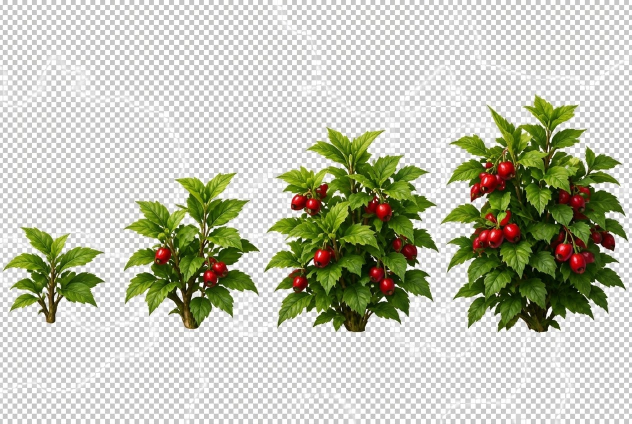
#> input picture minecraft/sweet-berry-reference/growth.jpg, 1264 x 848 px, found by its file name (shown at 1/2 size)
$ python prepare_sweet_berries.py
#> lines starting #> are read from the running program, lines starting #| are printed output that depends on the picture; after the words box and inside, x2 and y2 are one past the last pixel; in counts of white or black regions, pixels touching at a corner belong together
#!/usr/bin/env python3
"""Prepare all four sweet-berry-bush stages from the supplied JPG.

Run from the repository root. Requires Pillow, numpy and scipy. The apparent
checkerboard is baked into the JPEG, not transparency; its neutral colours are
removed with an approximate chroma matte. The vanilla item is not changed.
"""
from pathlib import Path
import numpy as np
from scipy.ndimage import binary_dilation, distance_transform_edt, label
from PIL import Image, ImageOps

SOURCE = Path('minecraft/sweet-berry-reference/growth.jpg')
BLOCKS = Path('minecraft/realistic-dirt/textures/blocks')
SIZE = 512
CROPS = {0: (0, 430, 222, 670), 1: (225, 330, 524, 674),
         2: (525, 240, 883, 680), 3: (884, 175, 1264, 680)}
HEIGHTS = {0: 256, 1: 372, 2: 440, 3: 496}


def prepare_stage(stage):
#> called with stage = 0
    with Image.open(SOURCE) as source:
#> source is the input picture: PIL image 1264x848 RGB; mean R, G, B 191.2, 194.1, 176.4
        image = ImageOps.exif_transpose(source).convert('RGB')
        if image.size != (1264, 848):
            raise ValueError('Expected the supplied 1264x848 JPEG')
        rgb = np.asarray(image.crop(CROPS[stage]), dtype=np.float32)
    # The pale grey/white checker is nearly neutral. Strongly coloured
    # foliage, berries, and dark branches are foreground seeds.
    high, low = rgb.max(axis=2), rgb.min(axis=2)
    chroma = high - low
    seed = ((chroma >= 28) & (low < 200)) | (high < 160)
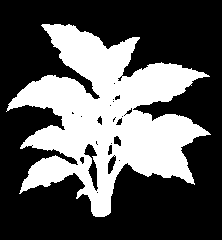
#> seed: shape (240, 222) bool; 35.3% white; 1 white region, box (x1, y1, x2, y2) and area: (6, 24, 211, 217) 18817
    if not np.any(seed):
        raise ValueError(f'No foreground for stage {stage}')
    distance, nearest = distance_transform_edt(~seed, return_indices=True)
    nearest_rgb = rgb[nearest[0], nearest[1]]
    nearest_chroma = np.maximum(nearest_rgb.max(axis=2) - nearest_rgb.min(axis=2), 16)
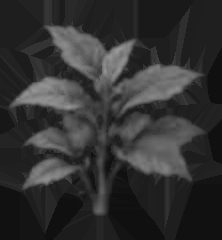
#> nearest_chroma: shape (240, 222) float32; min 16, max 154, mean 49.4
    alpha = np.clip((chroma - 3.0) / np.maximum(nearest_chroma - 3.0, 1), 0, 1)
    alpha = np.where(high < 170, 1, alpha)
    alpha = np.where(seed, 1, alpha)
    alpha = np.where(distance <= 8, alpha, 0)
    # Decontaminate pale checkerboard colours in semi-transparent edge pixels.
    mix = np.clip((alpha - .85) / .15, 0, 1)[..., None]
    color = np.clip(rgb * mix + nearest_rgb * (1 - mix), 0, 255)
    # JPEG can bake a pale fringe into otherwise solid edge pixels. Replace
    # those near-neutral edge colours with nearby strongly coloured foliage;
    # saturated red berries and inner leaf highlights keep their original RGB.
    core = seed & (high < 170) & (chroma > 35)
#> core: shape (240, 222) bool; 29.2% white; 12 white regions (11 under 20 px), largest, box (x1, y1, x2, y2) and area: (7, 25, 207, 217) 15547
    if np.any(core):
        core_indices = distance_transform_edt(~core, return_distances=False, return_indices=True)
        core_rgb = rgb[core_indices[0], core_indices[1]]
        edge_distance = distance_transform_edt(alpha > .8)
        strength = (np.clip((low - 100) / 65, 0, 1) *
                    np.clip((3 - edge_distance) / 2, 0, 1))[..., None]
        color = color * (1 - strength) + core_rgb * strength
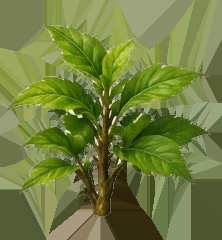
#> color: shape (240, 222, 3) float64; mean R, G, B 113.3, 126.5, 64.4
    rgba = np.dstack((np.rint(color).astype(np.uint8), np.rint(alpha * 255).astype(np.uint8)))
    # Remove stray, disconnected pixels or neighbour slivers at crop edges,
    # keeping the translucent border around the largest bush component.
    labels, count = label(alpha >= .38, structure=np.ones((3, 3), dtype=np.uint8))
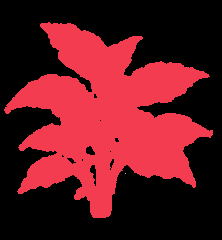
#> labels: shape (240, 222) int32; 3 distinct labels, from 0 to 2; one colour per label, 0 black
#> count = 2
    if not count:
        raise ValueError(f'No connected bush in stage {stage}')
    sizes = np.bincount(labels.ravel())
#> sizes = [32444, 20835, 1]
    sizes[0] = 0
    keep = binary_dilation(labels == int(np.argmax(sizes)), structure=np.ones((5, 5)))
#> keep: shape (240, 222) bool; 45.3% white; 1 white region, box (x1, y1, x2, y2) and area: (2, 20, 215, 220) 24115
    rgba[~keep] = 0
    rgba[rgba[..., 3] == 0, :3] = 0
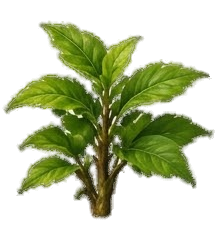
#> rgba: shape (240, 222, 4); mean R, G, B, A 44, 52.5, 17.9, 98; transparent parts drawn white
    plant = Image.fromarray(rgba)
    # Use a solid-mask bounding box to ignore sparse JPEG noise.
    bounds = plant.getchannel('A').point(lambda a: 255 if a >= 96 else 0).getbbox()
#> bounds = (4, 22, 213, 218)
    if bounds is None:
        raise ValueError(f'Empty stage {stage}')
    x0, y0, x1, y1 = bounds
#> x0 = 4; y0 = 22; x1 = 213; y1 = 218
    plant = plant.crop((max(0, x0-2), max(0, y0-2),
                        min(plant.width, x1+2), min(plant.height, y1+2)))
    height = HEIGHTS[stage]
    width = max(1, round(plant.width * height / plant.height))
#> width = 273
    if width > SIZE:
        # Preserve proportions if a bush is wider than it is tall.
        width, height = SIZE, round(plant.height * SIZE / plant.width)
    plant = plant.resize((width, height), Image.Resampling.LANCZOS)
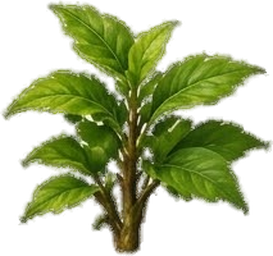
#> plant: PIL image 273x256 RGBA; mean R, G, B, A 57.1, 68, 23.5, 122.3; transparent parts drawn white
    canvas = Image.new('RGBA', (SIZE, SIZE), (0, 0, 0, 0))
#> canvas: PIL image 512x512 RGBA; every value is 0
    canvas.paste(plant, ((SIZE-width)//2, SIZE-height))
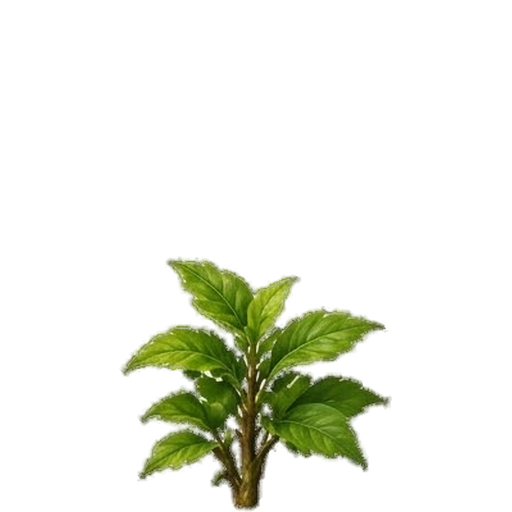
#> canvas: PIL image 512x512 RGBA; mean R, G, B, A 15.2, 18.1, 6.3, 32.6; transparent parts drawn white
    return canvas


def main():
    BLOCKS.mkdir(parents=True, exist_ok=True)
    for stage in range(4):
        prepare_stage(stage).save(BLOCKS / f'sweet_berry_bush_stage{stage}.png', optimize=True)
    print('Prepared four sweet berry bush growth stages.')


if __name__ == '__main__':
    main()
